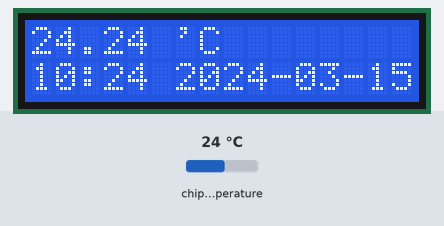
Recording of a program running on a simulated Raspberry Pi Pico running MicroPython. Shown: 16×2 character LCD. Inputs (shaded band) come from the test bench; at power-on: chip temperature 24 °C. The clock reads 2024-03-15 10:24:30 at power-on unless the program sets it; library files of the repository ran but are not shown: pico_i2c_lcd.py.

Above: at 1.2 s.
1.3 s: chip temperature set to 1 °C
At 3.3 s:
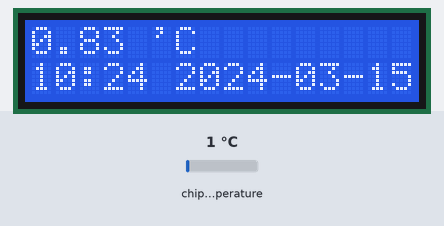
3.6 s: chip temperature set to 11 °C
At 4.8 s:
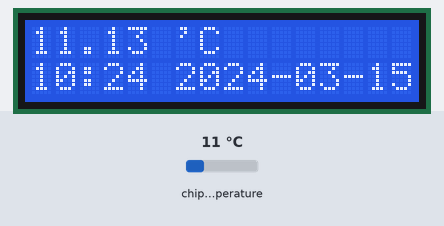
5.6 s: chip temperature set to 22 °C
At 7.2 s:
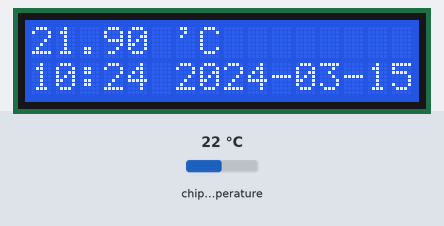
Timing chart, 0 to 8.7 s (numbered marks = the images above; inputs shaded):
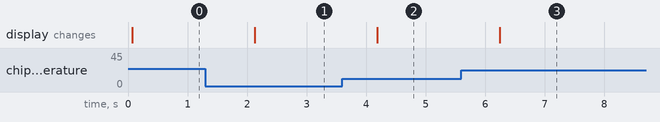

Measured:
- after the input at 1.3 s, the display: changes after 0.83 s (image 1)
- after the input at 3.6 s, the display: changes after 0.59 s (image 2)
- after the input at 5.6 s, the display: changes after 0.64 s (image 3)

The program:

main2.py
```python
import machine,uasyncio
import time
from pico_i2c_lcd import I2cLcd

sensor_temp = machine.ADC(4)
conversion_factor = 3.3/(65536)


I2C_ADDR     = 0x27
I2C_NUM_ROWS = 2
I2C_NUM_COLS = 16
DHT11_PIN    = 15

def format_time(input):
    return f'{("" if input>=10 else "0")}{input}'

async def main():
    i2c = machine.I2C(0)
    lcd = I2cLcd(i2c, I2C_ADDR, I2C_NUM_ROWS, I2C_NUM_COLS)

    while True:
        reading = sensor_temp.read_u16()*conversion_factor
        t = 27 - (reading - 0.706)/0.001721
        lcd.move_to(0,0)
        lcd.putstr("{:3.2f} 'C      ".format(t))
        current_time = time.localtime()
        lcd.move_to(0,1)
        lcd.putstr(f"{format_time(current_time[3])}:{format_time(current_time[4])} {current_time[0]}-{format_time(current_time[1])}-{format_time(current_time[2])}")
        await uasyncio.sleep(1)

if __name__ == "__main__":
    uasyncio.run(main())
```
